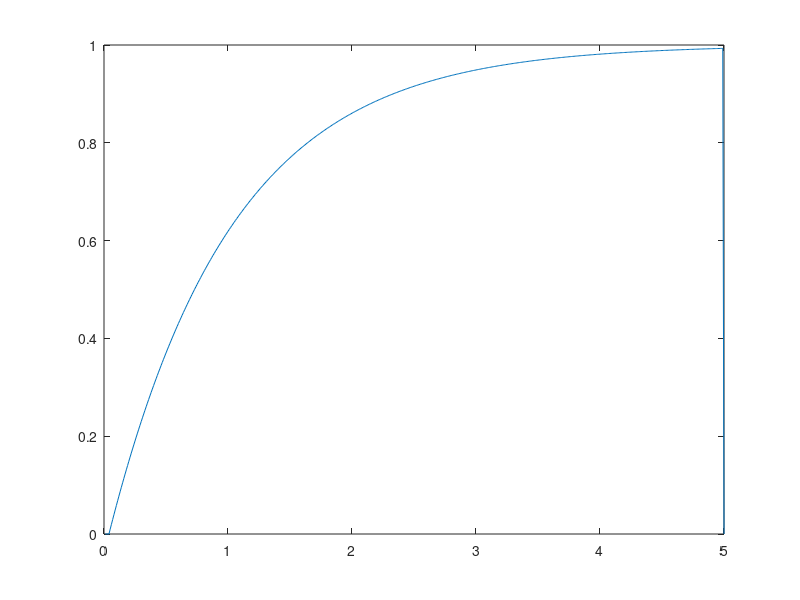

Here is the MATLAB script that generated this plot:
pkg load control
clear all
close all
hold off;

Ts=0.01;

Entrada(1)=0;
Entrada(2)=1;
Entrada(3)=1;
Entrada(4)=1;

SalidaSis(1)=0;
SalidaSis(2)=0;
SalidaSis(3)=0;
SalidaSis(4)=0;

i=4;

Referencia(i)=1;

error=Referencia(i);

u(1)=0;
u(2)=0;
u(3)=0;
u(4)=0;

error(1)=0;
error(2)=0;
error(3)=0;
error(4)=0;
error(5)=0;

K=400;

AmplitudRele=50000;

while (i<500)
  Referencia(i)=1;

  u(i)=K*error(i);

  SalidaSis(i)= Ts*error(i)+SalidaSis(i-1);

  error(i+1)= Referencia(i)-SalidaSis(i);

  i=i+1;
end

SalidaSis(i)=0;
u(i)=0;
t=1:length(SalidaSis);
plot(t*Ts , SalidaSis)
